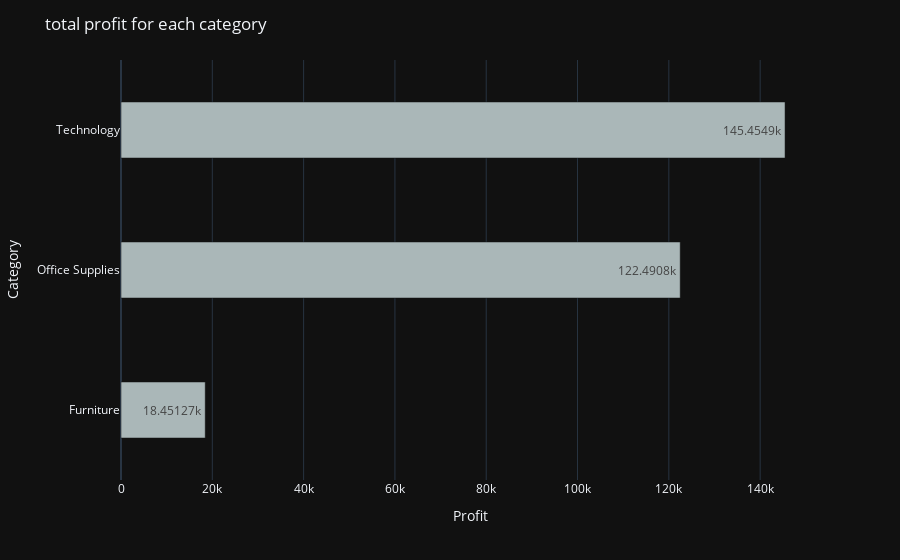

Notebook code cell kept with this figure:
### Code cell
colors = ["#b1e7cd","#854442","#000000","#fff4e6","#3c2f2f",
         "#be9b7b ","#512E5F","#45B39D","#AAB7B8 ","#20B2AA",
         "#FF69B4","#00CED1","#FF7F50","#7FFF00","#DA70D6"]
fig = px.bar(category,
            y=category['Category'],
            x=category['Profit'],
            template='plotly_dark',
            color_discrete_sequence=[colors[8]],text_auto=True
            )

fig.update_layout(
   bargap = 0.6,
   title='total profit for each category ',
   )

fig.show()

### Figure 1 — Plotly figure (JSON) as saved in the notebook; plotly's stock layout.template omitted (floating-point values rounded to 4 significant figures)
{"data": [{"alignmentgroup": "True", "hovertemplate": "Profit=%{x}<br>Category=%{y}<extra></extra>", "legendgroup": "", "marker": {"color": "#AAB7B8 ", "pattern": {"shape": ""}}, "name": "", "offsetgroup": "", "orientation": "h", "showlegend": false, "textposition": "auto", "texttemplate": "%{x}", "type": "bar", "x": [18450.0, 122500.0, 145500.0], "xaxis": "x", "y": ["Furniture", "Office Supplies", "Technology"], "yaxis": "y"}], "layout": {"bargap": 0.6, "barmode": "relative", "legend": {"tracegroupgap": 0}, "margin": {"t": 60}, "title": {"text": "total profit for each category "}, "xaxis": {"anchor": "y", "domain": [0, 1], "title": {"text": "Profit"}}, "yaxis": {"anchor": "x", "domain": [0, 1], "title": {"text": "Category"}}}}
